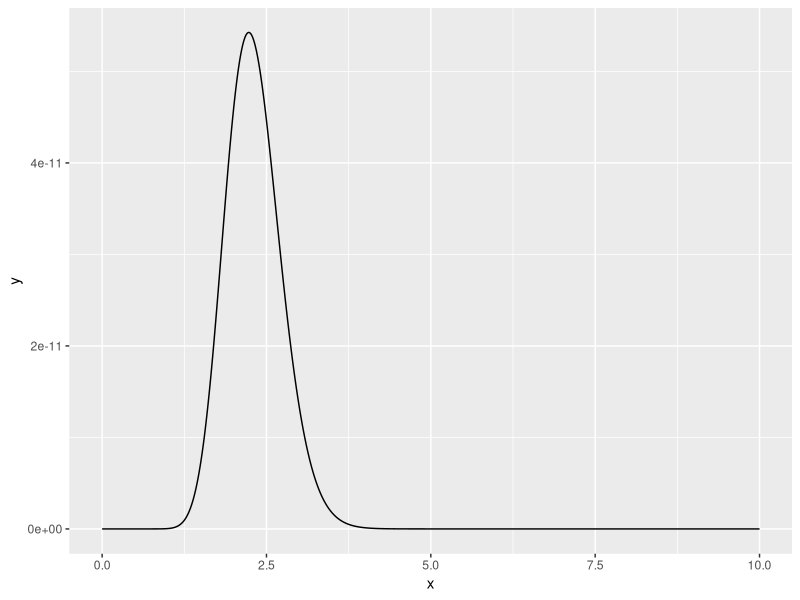
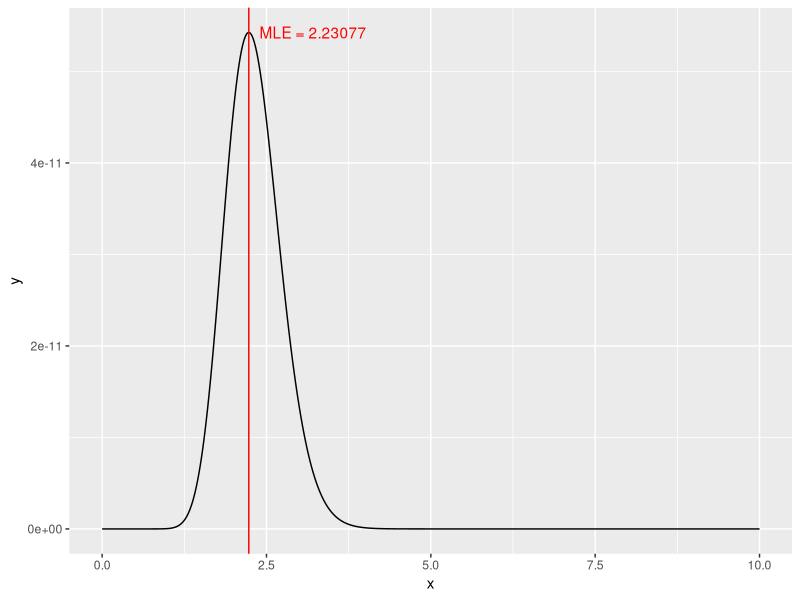
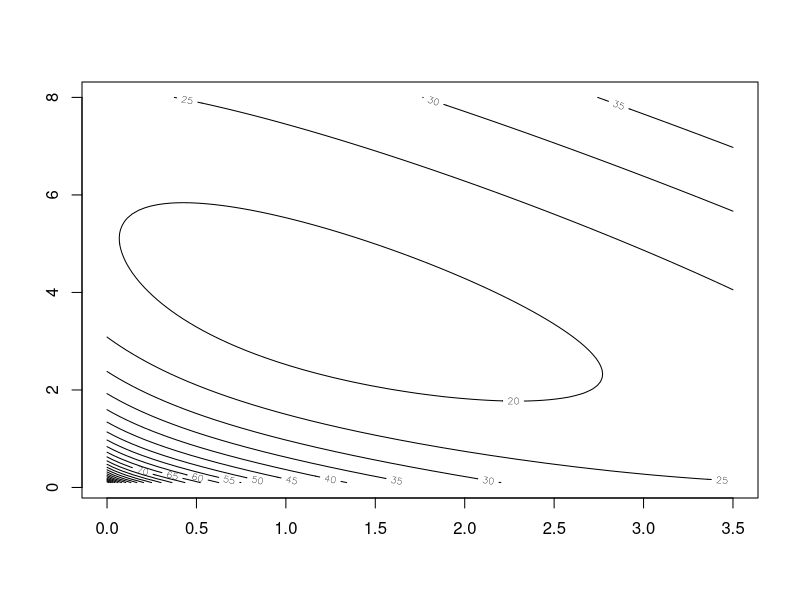
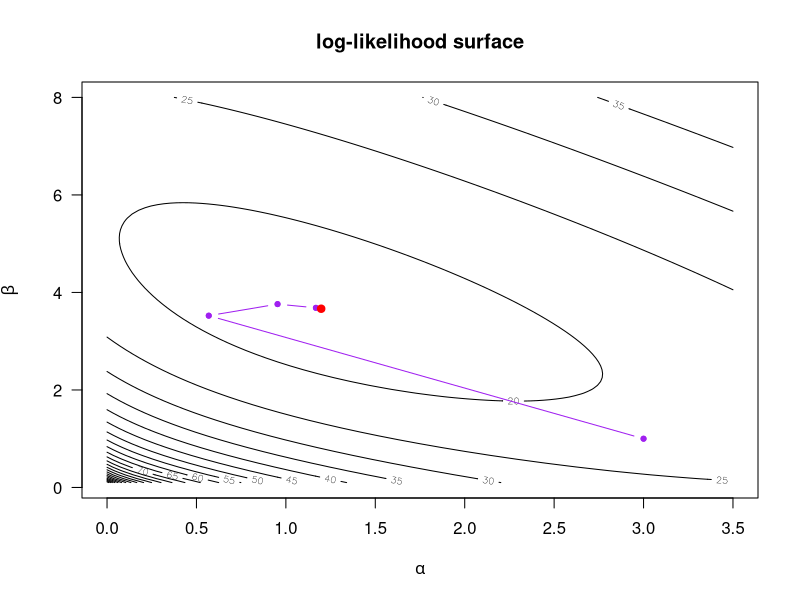

Source code (R) for these figures, in order:
## ---- chunk 1
library(ggplot2)
## ---- chunk 2
## Question 1
g_dash_func <- function(x)
{
  return((1 + x - x*log(x))/(x + x^2)^2)
}

bisection_method <- function(derivative, a, b, precision = 1e-12, iter = 1000)
{
  for (i in 1:iter)
  {
    x <- (a + b)/2
    grad_at_x <- derivative(x)
    decision <- derivative(a)*grad_at_x
    if (abs(a - x) < precision)
      return(x)
    else if (decision <= 0)
      b <- x
    else
      a <- x
  }
  
  # If precision not reached, returns NA
  return(NA)
}

## Question 2
x <- bisection_method(g_dash_func, 0.1, 10)

## Question 3
uniroot(g_dash_func, c(0.1,10))
## ---- chunk 3
counts <- c(3, 1, 1, 3, 1, 4, 3, 2, 0, 5, 0, 4, 2)
## ---- chunk 4
#| warning: false

## Question 1
poi_likelihood <- function(lambda, obs)
{
  product <- 1
  
  for (i in obs) 
  {
    product = product * (((lambda^i)*exp(-lambda))/(factorial(i)))
  }
  
  return(product)
}

poi_log_likelihood <- function(lambda, obs)
{
  sum <- 0
  
  for (i in obs) 
  {
    sum = sum + i*log(lambda) - lambda - log(factorial(i))
  }
  
  return(sum)
}

## Question 2
lambdas <- seq(0, 10, length = 1000)
vectorised_poi_likelihood <- Vectorize(poi_likelihood, "lambda")

data <- data.frame(x = lambdas, y = vectorised_poi_likelihood(lambdas, counts))
ggplot(data = data, aes(x, y)) +
  geom_line()

## Question 3
# ?optim
# ?nlm

# Question 4
neg_poi_likelihood <- function(lambda, obs)
{
  return(-1*poi_likelihood(lambda, obs))
}
neg_poi_log_likelihood <- function(lambda, obs)
{
  return(-1*poi_log_likelihood(lambda, obs))
}
MLE <- optim(2, neg_poi_likelihood, obs = counts)      # Note this doesn't work!!
MLE <- optim(2, neg_poi_log_likelihood, obs = counts)

MLE <- nlm(neg_poi_likelihood, p = 2, obs = counts)    # Note this doesn't work!!
MLE <- nlm(neg_poi_log_likelihood, p = 2, obs = counts)

## Question 5
poi_log_likelihood_d1 <- function(lambda, obs)
{
  sum <- 0
  for (i in obs) 
  {
    sum = sum + i/lambda - 1
  }
  
  return(sum)
}
poi_log_likelihood_d2 <- function(lambda, obs)
{
  sum <- 0
  for (i in obs) 
  {
    sum = sum - i/(lambda)^2
  }
  return(sum)
}

newtons_method <- function(d1, d2, guess, obs, precision = 1e-12, iter = 1000)
{
  for (i in 1:iter)
  {
    d1_value  <- d1(guess, obs)
    d2_value  <- d2(guess, obs)
    new_guess <- guess - d1_value/d2_value
    if (abs(new_guess - guess) < precision)
      return(new_guess)
    else
      guess = new_guess
  }
  
  # If precision not obtained
  return(NA)
}

MLE <- newtons_method(poi_log_likelihood_d1, poi_log_likelihood_d2, 2, counts)

ggplot(data = data, aes(x, y)) +
  geom_line() +
  geom_vline(xintercept = MLE, color = "red") +
  annotate("text", x = MLE, y = max(data$y), 
           label = paste("MLE =", round(MLE, 5)), color = "red", hjust = -0.1)

## ---- chunk 5
y <- c(2,4,3,0,1,4,3,6,10,7)

x <- c(0.49909145, 1.24373850, 0.34376255, 0.03833630, 0.09699331, 
       0.19469526, 0.21237902, 1.56276200, 1.56909233, 1.88487024)
## ---- chunk 6
## Question 1
poi_log_likelihood <- function(pars, y_obs, x_obs)
{
  sum <- 0
  for (i in 1:length(y_obs)) 
  {
    lambda_i <- pars[1] + pars[2] * x_obs[i]
    sum <- sum + y_obs[i]*log(lambda_i) - lambda_i - log(factorial(y_obs[i]))
  }
  return(sum)
}

neg_poi_log_likelihood <- function(pars, y_obs, x_obs)
{
  return(-1*poi_log_likelihood(pars, y_obs, x_obs))
}

nlm(neg_poi_log_likelihood, c(1,1), y_obs = y, x_obs = x)$estimate

## Question 2
d1_log_likelihood_alpha <- function(alpha, beta, y_obs, x_obs)
{
  sum <- 0
  for (i in 1:length(y_obs)) 
  {
    lambda_i <- alpha + beta * x_obs[i]
    sum <- sum + y_obs[i]/lambda_i - 1
  }
  return(sum)
}

d1_log_likelihood_beta <- function(alpha, beta, y_obs, x_obs)
{
  sum <- 0
  for (i in 1:length(y_obs)) 
  {
    lambda_i <- alpha + beta * x_obs[i]
    sum <- sum + (y_obs[i]/lambda_i - 1) * x_obs[i]
  }
  return(sum)
}

gauss_seidel <- function(pars, y_obs, x_obs, precision = 1e-15)
{
  curr_pars <- c(Inf, Inf)
  while (!all(abs(curr_pars - pars) < precision))
  {
    curr_pars <- pars
    pars[1] <- uniroot(d1_log_likelihood_alpha, c(0,10), beta = pars[2], 
                   y_obs = y_obs, x_obs = x_obs)$root
    pars[2] <- uniroot(d1_log_likelihood_beta, c(0,10), alpha = pars[1], 
                   y_obs = y_obs, x_obs = x_obs)$root
  }
  return(curr_pars)
}

gauss_seidel(c(1,1), y_obs = y, x_obs = x)

## Question 3
# Yes

## Question 4
d2_log_likelihood_alpha <- function(pars, y_obs, x_obs)
{
  sum <- 0
  for (i in 1:length(y_obs)) 
  {
    lambda_i <- pars[1] + pars[2] * x_obs[i]
    sum <- sum - y_obs[i]/(lambda_i^2)
  }
  return(sum)
}

d2_log_likelihood_beta <- function(pars, y_obs, x_obs)
{
  sum <- 0
  for (i in 1:length(y_obs)) 
  {
    lambda_i <- pars[1] + pars[2] * x_obs[i]
    sum <- sum - (y_obs[i]/(lambda_i^2)) * (x_obs[i]^2)
  }
  return(sum)
}

d2_log_likelihood_alpha_beta <- function(pars, y_obs, x_obs)
{
  sum <- 0
  for (i in 1:length(y_obs)) 
  {
    lambda_i <- pars[1] + pars[2] * x_obs[i]
    sum <- sum - (y_obs[i]/(lambda_i^2)) * x_obs[i]
  }
  return(sum)
}

d2_log_likelihood_beta_alpha <- function(pars, y_obs, x_obs)
{
  sum <- 0
  for (i in 1:length(y_obs)) 
  {
    lambda_i <- pars[1] + pars[2] * x_obs[i]
    sum <- sum - (y_obs[i]/(lambda_i^2)) * x_obs[i]
  }
  return(sum)
}

newtons_method <- function(pars, y_obs, x_obs, precision = 1e-18)
{
  curr_pars <- c(Inf, Inf)
  while (!all(abs(curr_pars - pars) < precision))
  {
    curr_pars <- pars
    pars <- pars - matrix(c(d1_log_likelihood_alpha(curr_pars[1], curr_pars[2], y_obs, x_obs), 
                            d1_log_likelihood_beta(curr_pars[1], curr_pars[2], y_obs, x_obs)),
                          byrow = T, ncol = 2) %*% 
      solve(matrix(c(d2_log_likelihood_alpha(curr_pars, y_obs, x_obs), 
                     d2_log_likelihood_alpha_beta(curr_pars, y_obs, x_obs),
                     d2_log_likelihood_beta_alpha(curr_pars, y_obs, x_obs), 
                     d2_log_likelihood_beta(curr_pars, y_obs, x_obs)), 
                   byrow = T, nrow = 2))
  }
  return(as.vector(curr_pars))
}

newtons_method(c(1,1), y_obs = y, x_obs = x)

## Question 5
# You would use Gauss-Seidel when the 2nd derivative cannot be calculated
# If it can be calculated, Newtons method converges much quicker.

## Question 6
# Confirming answers
as.vector(glm(y~x, family = poisson(link = "identity"))$coefficients)


## ---- chunk 7
y <- c(2, 4, 3, 0, 1, 4, 3, 6, 10, 7)

x <- c(0.49909145, 1.24373850, 0.34376255, 0.03833630, 0.09699331, 0.19469526,
       0.21237902, 1.56276200, 1.56909233, 1.88487024)

llik.full <- function(p) {                         # p is a vector of 2 parameters
  ll <- sum(dpois(y, lambda = p[1] + p[2] * x, log = TRUE))
  return(-ll)               
}

# parameter values over which want to calculate loglik
p1.v <- seq(0,3.5,length=100)                
p2.v <- seq(0.1,8,length=100)

# create an array with dimensions 10000 and 2, with 
# every combination of the values 
pp <- expand.grid(x = p1.v, y = p2.v)      
                                           
z <- numeric(length(pp$x))

# calculate loglik at every combination of param. values
for(i in 1:length(pp$x)) {
  z[i] <- llik.full(c(pp$x[i],pp$y[i]))          
}

Z <- matrix(z, nrow = 100)                 

contour(p1.v, p2.v, Z, add = F, nlevels = 20)

f <- expression(-(alpha + beta * x) + y * log(alpha + beta * x))

da <- D(f, "alpha")
db <- D(f, "beta")
(dab <- D(da, "beta"))
(daa <- D(da, "alpha"))
(dbb <- D(db, "beta"))  

init <- c(3, 1)
tol <- 0.01
l.current <- init
alpha <- l.current[1]
beta <- l.current[2]

contour(p1.v, p2.v, Z, add = FALSE, nlevels = 20, 
        xlab = expression(alpha), ylab = expression(beta), 
        main = "log-likelihood surface", las = 1)
points(alpha, beta, col = "purple", pch = 20)

g1 <- c(sum(eval(da)), sum(eval(db)))
H <- matrix(c(sum(eval(daa)), sum(eval(dab)), 
              sum(eval(dab)), sum(eval(dbb))), nrow = 2)

l.new <- l.current - g1 %*% solve(H)
alpha <- l.new[1]
beta <- l.new[2]

lines(c(alpha, l.current[1]), c(beta, l.current[2]), 
      col = "purple", pch = 20, type = "b")

for (i in 1:9) {
  l.current <- l.new
  
  g1 <- c(sum(eval(da)), sum(eval(db)))
  H <- matrix(c(sum(eval(daa)), sum(eval(dab)), 
                sum(eval(dab)), sum(eval(dbb))), nrow = 2)
  
  l.new <- l.current - g1 %*% solve(H)
  alpha <- l.new[1]
  beta <- l.new[2]
  print(c(l.new))
  
  lines(c(alpha, l.current[1]), c(beta, l.current[2]), 
        col = "purple", pch = 20, type = "b")
}

out <- optim(par = init, fn = llik.full)
points(out$par[1], out$par[2], pch = 19, col = "red")

## ---- chunk 8
theta_init <- c(0.1, 1, 0.1)
minimise <- function(xyz) c(crossprod(c(-2,-2,-3), xyz))

ui_matrix <- matrix(c( 2, -1, -1,
                      -4,  1, -3,
                       1,  0,  0,
                       0,  1,  0,
                       0,  0,  1),
                    byrow = T, nrow = 5)
ci_matrix <- matrix(c(-1, -3, 0, 0, 0), nrow = 5)

output <- constrOptim(theta = theta_init, f = minimise, grad = NULL, 
                      ui = ui_matrix, ci = ci_matrix)

as.vector(round(output$par, 5))

